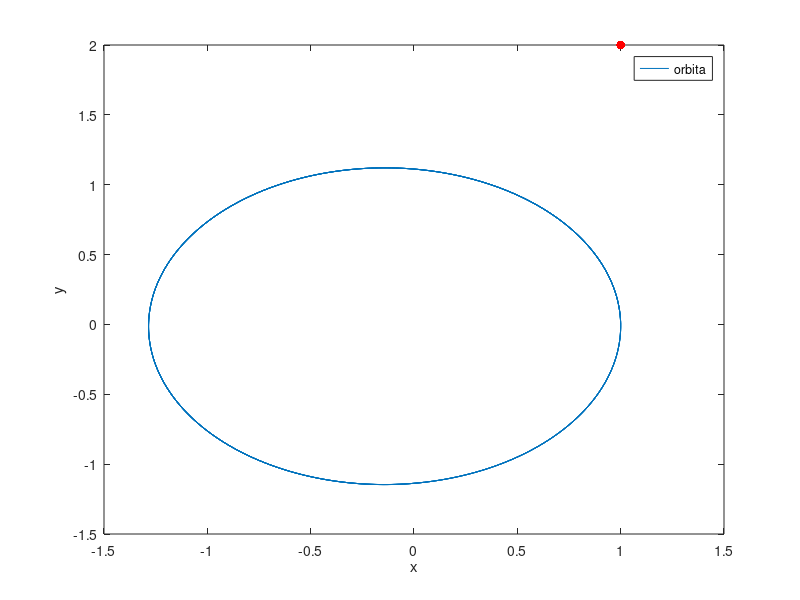

This chart was generated by the following MATLAB code:

H=1/208;

t=0:H:10;

%valores iniciales
x=1;
vX=0;
y=0;
vY=1.5*pi;
a=39.5;
B=-1.5;


for i=1:numel(t)-1
    
    Qx=(-a*x(i)*(x(i)^2+y(i)^2)^B);
    Qy=(-a*y(i)*(x(i)^2+y(i)^2)^B);
    
    vX(i+1)= vX(i) + H*Qx/2;
    vY(i+1)= vY(i) + H*Qy/2;
    
    x(i+1) = x(i) + vX(i+1)*H;
    y(i+1) = y(i) + vY(i+1)*H;
    
    

end

plot(x,y,1,2,'r.','MarkerSize',20);
    ylabel('y')
    xlabel('x')
    legend('orbita')